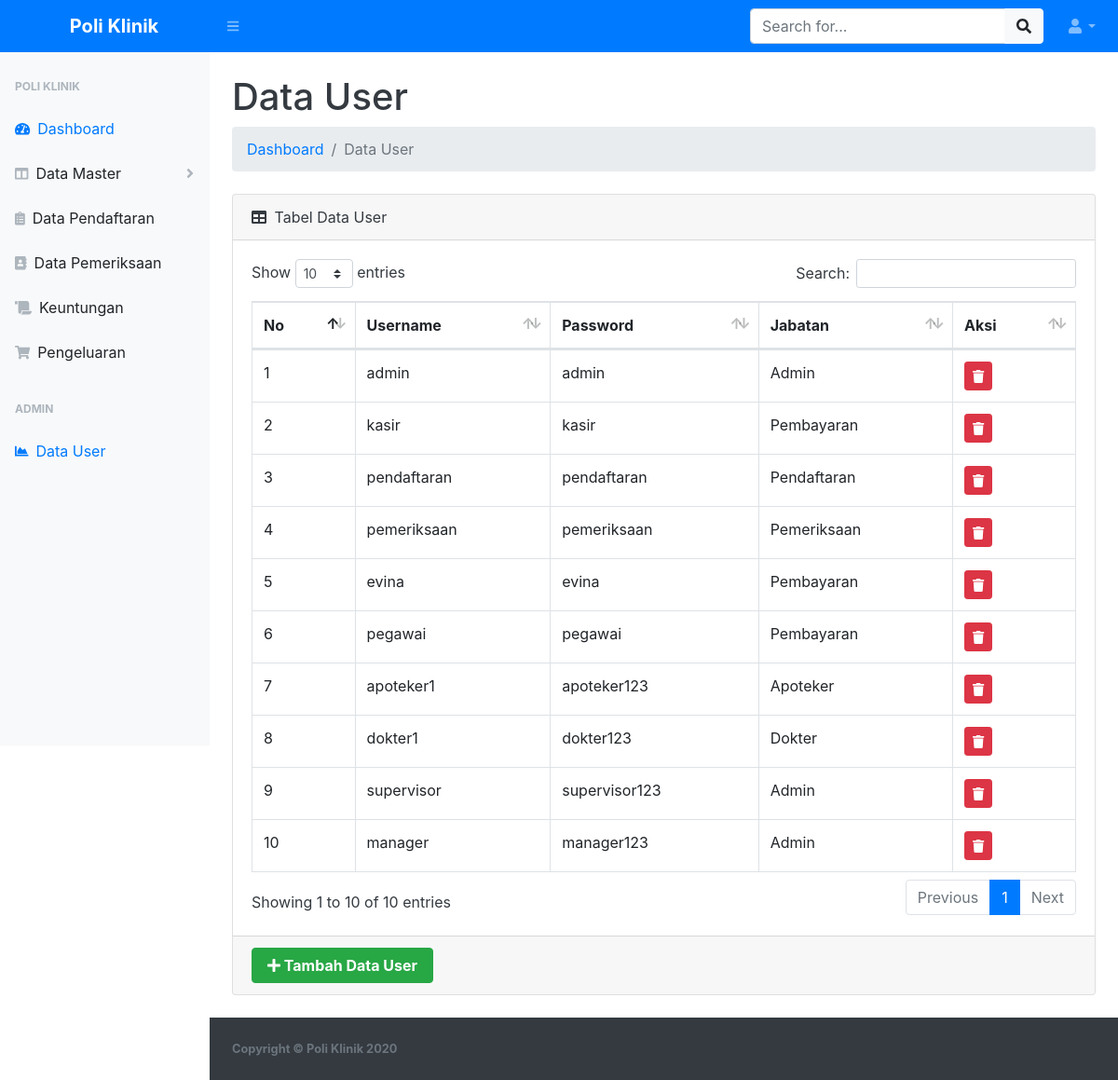
/user.php (signed in), run on the app's committed database.
### tables this page shows
CREATE TABLE `tb_user` (
  `id_user` int(11) NOT NULL,
  `username` varchar(50) NOT NULL,
  `password` varchar(255) NOT NULL,
  `jabatan` enum('admin','pembayaran','pendaftaran','pemeriksaan','kasir','apoteker','dokter') NOT NULL,
  `nama_lengkap` varchar(100) DEFAULT NULL,
  `email` varchar(100) DEFAULT NULL,
  `no_hp` varchar(20) DEFAULT NULL,
  `alamat` text DEFAULT NULL,
  `foto_profile` varchar(255) DEFAULT NULL,
  `status_aktif` enum('aktif','nonaktif','suspended') DEFAULT 'aktif',
  `last_login` timestamp NULL DEFAULT NULL,
  `login_count` int(11) DEFAULT 0,
  `ip_address_last` varchar(45) DEFAULT NULL,
  `password_changed_at` timestamp NULL DEFAULT NULL,
  `created_at` timestamp NULL DEFAULT CURRENT_TIMESTAMP,
  `updated_at` timestamp NULL DEFAULT CURRENT_TIMESTAMP ON UPDATE CURRENT_TIMESTAMP,
  `created_by` varchar(50) DEFAULT 'system'
);

### user.php (the view, shortened to what this page needs)
<?php
include 'koneksi.php';
?>
<!DOCTYPE html>
<html lang="en">
<head>
    <link href="assets/css/styles.css" rel="stylesheet" />
    <link href="assets/css/dataTables.bootstrap4.min.css" rel="stylesheet" />
</head>
<body class="sb-nav-fixed">
    <nav class="sb-topnav navbar navbar-expand navbar-dark bg-primary">
        <a class="navbar-brand font-weight-bold text-center" href="index.php">Poli Klinik</a>
        <button class="btn btn-link btn-sm order-1 order-lg-0" id="sidebarToggle" href="#"><i class="fas fa-bars"></i></button>
        <form class="d-none d-md-inline-block form-inline ml-auto mr-0 mr-md-3 my-2 my-md-0">
            <div class="input-group">
                <input class="form-control" type="text" placeholder="Search for..." aria-label="Search" aria-describedby="basic-addon2" />
                <div class="input-group-append">
                    <button class="btn btn-light" type="button"><i class="fas fa-search"></i></button>
                </div>
            </div>
        </form>
        <ul class="navbar-nav ml-auto ml-md-0">
            <li class="nav-item dropdown">
                <a class="nav-link dropdown-toggle" id="userDropdown" href="#" role="button" data-toggle="dropdown" aria-haspopup="true" aria-expanded="false"><i class="fas fa-user fa-fw"></i></a>
            </li>
        </ul>
    </nav>
       <div id="layoutSidenav">
        <div id="layoutSidenav_nav">
            <nav class="sb-sidenav accordion sb-sidenav-light" id="sidenavAccordion">
                <div class="sb-sidenav-menu">
                    <div class="nav">
                        <div class="sb-sidenav-menu-heading">Poli Klinik</div>
                        <a class="nav-link active" href="index.php">
                            <div class="sb-nav-link-icon"><i class="fas fa-tachometer-alt"></i></div>
                            Dashboard
                        </a>
                        <?php if ($_SESSION["jabatan"] == 'admin') : ?>
                            <a class="nav-link collapsed" href="#" data-toggle="collapse" data-target="#data-master" aria-expanded="false" aria-controls="data-master">
                                <div class="sb-nav-link-icon"><i class="fas fa-columns"></i></div>
                                Data Master
                                <div class="sb-sidenav-collapse-arrow"><i class="fas fa-angle-down"></i></div>
                            </a>
                            <a class="nav-link" href="data-pendaftaran/pendaftaran.php">
                                <div class="sb-nav-link-icon"><i class="fas fa-clipboard-list"></i></div>
                                Data Pendaftaran
                            </a>
                            <a class="nav-link" href="data-pemeriksaan/pemeriksaan.php">
                                <div class="sb-nav-link-icon"><i class="fas fa-address-book"></i></div>
                                Data Pemeriksaan
                            </a>
                            <a class="nav-link" href="keuntungan/keuntungan.php">
                                <div class="sb-nav-link-icon"><i class="fas fa-scroll"></i></div>
                                Keuntungan
                            </a>
                            <a class="nav-link" href="data-pembayaran/pembayaran.php">
                                <div class="sb-nav-link-icon"><i class="fas fa-shopping-cart"></i></div>
                                Pengeluaran
                            </a>
                            <div class="sb-sidenav-menu-heading">Admin</div>
                            <a class="nav-link" href="user.php">
                                <div class="sb-nav-link-icon"><i class="fas fa-chart-area"></i></div>
                                Data User
                            </a>
                        <?php endif; ?>
                    </div>
                </div>
            </nav>
        </div>
        <div id="layoutSidenav_content" class="bg-white text-dark">
            <main>
                <div class="container-fluid">
                    <h1 class="mt-4">Data User</h1>
                    <ol class="breadcrumb mb-4">
                        <li class="breadcrumb-item"><a href="index.php" class="text-decoration-none">Dashboard</a></li>
                        <li class="breadcrumb-item active">Data User</li>
                    </ol>
                    <div class="card mb-4">
                        <div class="card-header">
                            <i class="fas fa-table mr-1"></i>
                            Tabel Data User
                        </div>
                        <div class="card-body">
                            <div class="table-responsive">
                                <table class="table table-bordered" id="dataTable" width="100%" cellspacing="0">
                                    <thead>
                                        <tr>
                                            <th>No</th>
                                            <th>Username</th>
                                            <th>Password</th>
                                            <th>Jabatan</th>
                                            <th>Aksi</th>
                                        </tr>
                                    </thead>
                                    <tbody>
                                        <?php $nomor = 1; ?>
                                        <?php $ambil = $koneksi->query("SELECT * FROM tb_user"); ?>
                                        <?php while ($pecah = $ambil->fetch_assoc()) { ?>
                                            <tr>
                                                <td><?php echo $nomor; ?></td>
                                                <td><?php echo $pecah['username']; ?></td>
                                                <td><?php echo $pecah['password']; ?></td>
                                                <td><?php echo ucfirst($pecah['jabatan']); ?></td>
                                                <td>
                                                    <a href="user_hapus.php?&id_user=<?php echo $pecah['id_user']; ?>" class="btn-danger btn-sm btn">
                                                        <i class="fas fa-trash"></i>
                                                    </a>
                                                </td>
                                            </tr>
                                            <?php $nomor++; ?>
                                        <?php } ?>
                                    </tbody>
                                </table>
                            </div>
                        </div>
                        <div class="card-footer">
                            <a href="user_tambah.php" class="btn-success btn px-3 font-weight-bold"><i class="fas fa-plus"></i> Tambah Data User</a>
                        </div>
                    </div>
                </div>
            </main>
            <footer class="py-4 bg-dark mt-auto">
                <div class="container-fluid">
                    <div class="d-flex align-items-center justify-content-between small">
                        <div class="text-muted font-weight-bold">Copyright &copy; Poli Klinik 2020</div>
                    </div>
                </div>
            </footer>
        </div>
    </div>
</body>
</html>

### data on the page
tb_user: username "admin", password "admin", jabatan "Admin"
tb_user: username "kasir", password "kasir", jabatan "Pembayaran"
tb_user: username "pendaftaran", password "pendaftaran", jabatan "Pendaftaran"
tb_user: username "pemeriksaan", password "pemeriksaan", jabatan "Pemeriksaan"
tb_user: username "evina", password "evina", jabatan "Pembayaran"
tb_user: username "pegawai", password "pegawai", jabatan "Pembayaran"
tb_user: username "apoteker1", password "apoteker123", jabatan "Apoteker"
tb_user: username "dokter1", password "dokter123", jabatan "Dokter"
tb_user: username "supervisor", password "supervisor123", jabatan "Admin"
tb_user: username "manager", password "manager123", jabatan "Admin"
